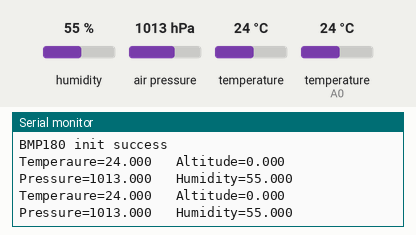
Bench run of a sketch on a simulated Arduino Uno, built with avr-gcc and run on an emulated ATmega328P. Shown: the last lines printed to the serial monitor. The test bench sets the inputs (shaded band); at power-on: humidity 55 %, air pressure 1013 hPa, temperature 24 °C, temperature (sensor on A0) 24 °C. No radio packets arrive unless stated.

Above: at 2.9 s.
3.0 s: humidity set to 22 %
At 5.4 s:
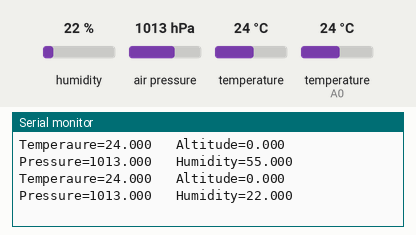
5.8 s: air pressure set to 952 hPa
At 7.4 s:
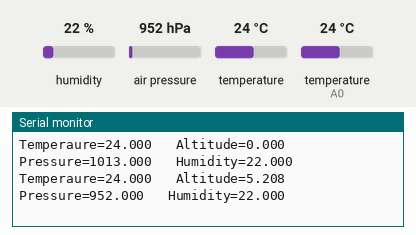
8.6 s: temperature (sensor 0) set to 12 °C
At 11.0 s:
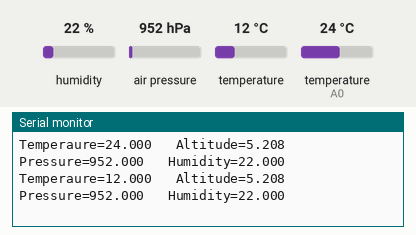
11.4 s: humidity set to 40 %
At 13.8 s:
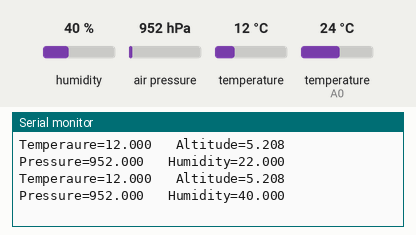
14.2 s: air pressure set to 975 hPa
At 15.8 s:
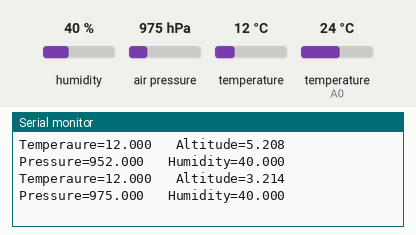
Timing chart, 0 to 17.3 s (numbered marks = the images above; inputs shaded):
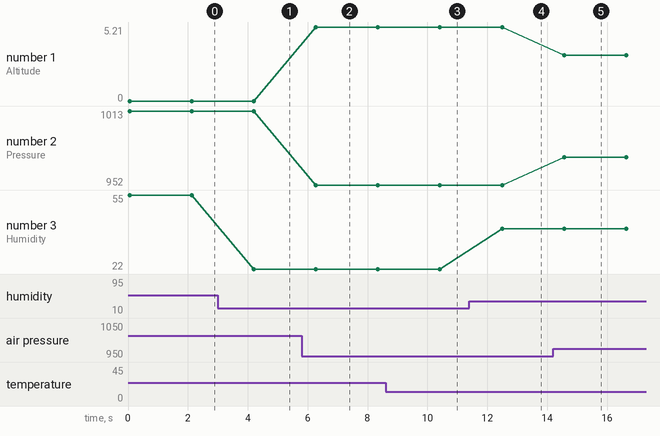

Measured:
- after the input at 3.0 s, the serial monitor: prints a new line after 1.2 s (image 1)
- after the input at 5.8 s, the serial monitor: prints a new line after 0.48 s (image 2)
- after the input at 8.6 s, the serial monitor: prints a new line after 1.8 s (image 3)
- after the input at 11.4 s, the serial monitor: prints a new line after 1.1 s (image 4)
- after the input at 14.2 s, the serial monitor: prints a new line after 0.36 s (image 5)
- plotted number 1: 0 → 5.21 after the input at 5.8 s, 5.21 → 3.21 after the input at 14.2 s
- plotted number 2: 1013 → 952 after the input at 5.8 s, 952 → 975 after the input at 14.2 s
- plotted number 3: 55 → 22 after the input at 3.0 s, 22 → 40 after the input at 11.4 s

The sketch:

Final_Competition_Transmitter.ino
```cpp
#include <SPI.h>
#include <nRF24L01.h>
#include <RF24.h>
#include <Wire.h>
#include <SFE_BMP180.h>
#include "DHT.h"
#define DHTPIN A0

#define DHTTYPE DHT11


RF24 radio(7, 8); // CE, CSN

const byte address[6] = "00001";
SFE_BMP180 bmp180;
float Po = 1013.0;

DHT dht(DHTPIN, DHTTYPE);
void setup() {
  Serial.begin(9600);
  radio.begin();
  radio.openWritingPipe(address);
  radio.setPALevel(RF24_PA_MAX);
  radio.stopListening();

  Serial.begin(9600);
  Serial.println(F("DHTxx test!"));

  dht.begin();
  bmp180.begin();

  bool success = bmp180.begin();

  if (success) {
    Serial.println("BMP180 init success");
  }
}


void loop() {
  float h = dht.readHumidity();
  if (isnan(h)) {
    Serial.println(F("Failed to read from DHT sensor!"));
    return;
  }
  char status;
  double T, P, alt;
  bool success = false;

  status = bmp180.startTemperature();

  if (status != 0) {
    //    delay(1000);
    status = bmp180.getTemperature(T);

    if (status != 0) {
      status = bmp180.startPressure(3);

      if (status != 0) {
        delay(status);
        status = bmp180.getPressure(P, T);

        if (status != 0) {
          alt = bmp180.altitude(P, Po) / 100;
        }
      }
    }
  }
  char temp[20], pressure[20], alti[20], humidity[20];
  float  temp_float = float(T);
  float alti_float = float(alt);
  float  pressure_float = float(P);
  float humidity_float = float(h);
  char buff[8];
  char test[8];
  char play[8];
  char flag[8];
  char one[20] = "Temperature(℃)=";
  char two[15] = "Altitude(m)=";
  char three[15] = "Pressure(Pa)=";
  char four[15] = "Humidity(%)=";
  char five[10] = "-------";
  String A = dtostrf(T, 2, 3, buff);
  String B = dtostrf(alt, 2, 3, test);
  String C = dtostrf(P, 2, 3, play);
  String D = dtostrf(h, 2, 3, flag);
  Serial.print("Temperaure=");
  Serial.print(A);
  Serial.print("   Altitude=");
  Serial.print(B);
  Serial.print("   Pressure=");
  Serial.print(C);
  Serial.print("   Humidity=");
  Serial.print(D);
  Serial.println("");
  radio.write(&one, sizeof(one));
  radio.write(&buff, sizeof(buff));
  radio.write(&two, sizeof(two));
  radio.write(&test, sizeof(test));
  radio.write(&three, sizeof(three));
  radio.write(&play, sizeof(play));
  radio.write(&four, sizeof(four));
  radio.write(&flag, sizeof(flag));
  radio.write(&five, sizeof(five));
  delay(2000);

}
```
